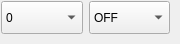
                     <widget class="QWidget" name="page_10">
                      <widget class="QWidget" name="horizontalWidget_12" native="true">
                       <property name="geometry">
                        <rect>
                         <x>0</x>
                         <y>0</y>
                         <width>171</width>
                         <height>35</height>
                        </rect>
                       </property>
                       <property name="minimumSize">
                        <size>
                         <width>0</width>
                         <height>35</height>
                        </size>
                       </property>
                       <property name="maximumSize">
                        <size>
                         <width>16777215</width>
                         <height>36</height>
                        </size>
                       </property>
                       <layout class="QHBoxLayout" name="horizontalLayout_37">
                        <property name="leftMargin">
                         <number>1</number>
                        </property>
                        <property name="topMargin">
                         <number>1</number>
                        </property>
                        <property name="rightMargin">
                         <number>1</number>
                        </property>
                        <property name="bottomMargin">
                         <number>1</number>
                        </property>
                        <item>
                         <widget class="QComboBox" name="grip_open_control2_pin">
                          <property name="sizePolicy">
                           <sizepolicy hsizetype="Preferred" vsizetype="Preferred">
                            <horstretch>0</horstretch>
                            <verstretch>0</verstretch>
                           </sizepolicy>
                          </property>
                          <property name="minimumSize">
                           <size>
                            <width>0</width>
                            <height>30</height>
                           </size>
                          </property>
                          <property name="maximumSize">
                           <size>
                            <width>500</width>
                            <height>35</height>
                           </size>
                          </property>
                          <item>
                           <property name="text">
                            <string>0</string>
                           </property>
                          </item>
                          <item>
                           <property name="text">
                            <string>1</string>
                           </property>
                          </item>
                          <item>
                           <property name="text">
                            <string>2</string>
                           </property>
                          </item>
                          <item>
                           <property name="text">
                            <string>3</string>
                           </property>
                          </item>
                          <item>
                           <property name="text">
                            <string>4</string>
                           </property>
                          </item>
                          <item>
                           <property name="text">
                            <string>5</string>
                           </property>
                          </item>
                          <item>
                           <property name="text">
                            <string>6</string>
                           </property>
                          </item>
                          <item>
                           <property name="text">
                            <string>7</string>
                           </property>
                          </item>
                          <item>
                           <property name="text">
                            <string>8</string>
                           </property>
                          </item>
                          <item>
                           <property name="text">
                            <string>9</string>
                           </property>
                          </item>
                         </widget>
                        </item>
                        <item>
                         <widget class="QComboBox" name="grip_open_control2_status">
                          <property name="sizePolicy">
                           <sizepolicy hsizetype="Preferred" vsizetype="Preferred">
                            <horstretch>0</horstretch>
                            <verstretch>0</verstretch>
                           </sizepolicy>
                          </property>
                          <property name="minimumSize">
                           <size>
                            <width>0</width>
                            <height>30</height>
                           </size>
                          </property>
                          <property name="maximumSize">
                           <size>
                            <width>500</width>
                            <height>35</height>
                           </size>
                          </property>
                          <property name="autoFillBackground">
                           <bool>false</bool>
                          </property>
                          <property name="editable">
                           <bool>false</bool>
                          </property>
                          <item>
                           <property name="text">
                            <string>OFF</string>
                           </property>
                          </item>
                          <item>
                           <property name="text">
                            <string>ON</string>
                           </property>
                          </item>
                         </widget>
                        </item>
                       </layout>
                      </widget>
                     </widget>
